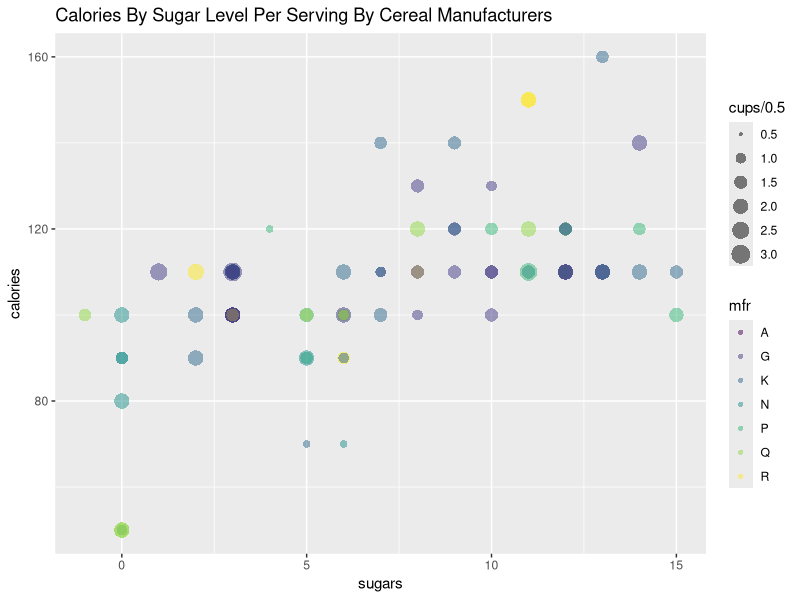
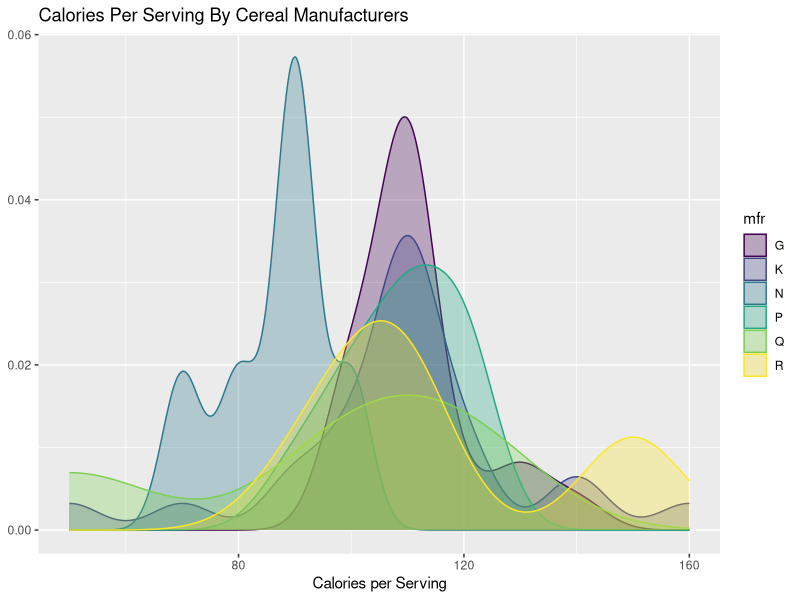
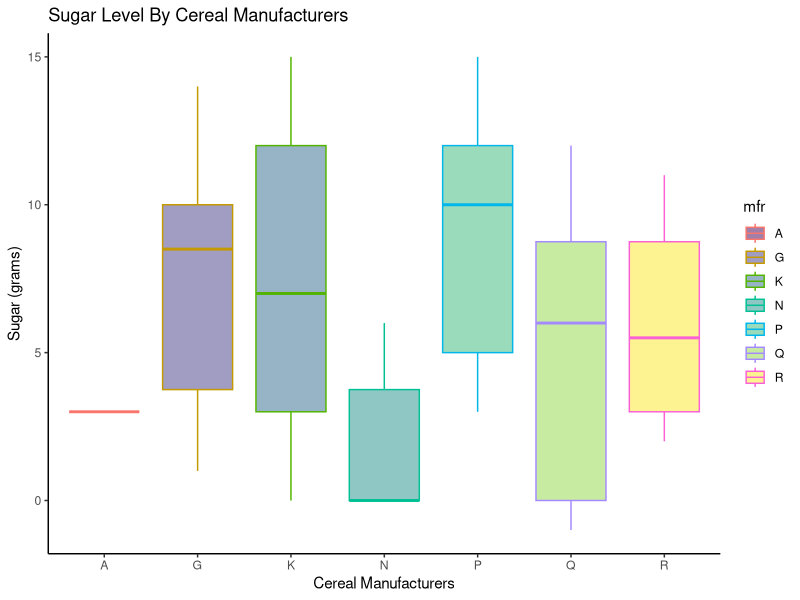

Write the R code that produced these figures, in order.
## ---- chunk 1
#Retain this code chunk!!!
library(knitr)
knitr::opts_chunk$set(echo = TRUE, message=FALSE, warning=FALSE)

## ---- chunk 2
#print(getwd()) #Get and print current working directory.
#setwd("C:/Users/syschulz/Documents/GitHub/HW1_Schulz_Sherry") #Set Current working directory.
#read.csv("cereal.csv")
cereal<-read.csv("cereal.csv")
## ---- chunk 3
#Loading packages needed:
library(ggplot2)
#install.packages("viridisLite")
library(viridisLite)
## ---- chunk 4
cereal_plot<-ggplot(data = cereal, mapping=aes(x=sugars, y=calories, color=mfr))+
  geom_point(aes(size=cups/0.5),alpha=.5,shape=16)+
  ggtitle("Calories By Sugar Level Per Serving By Cereal Manufacturers")
cereal_plot<-cereal_plot+scale_color_viridis_d()
cereal_plot
## ---- chunk 5
calories_plot<-ggplot(subset(cereal, mfr!="A"), aes(x = calories, color = mfr, fill=mfr))+
  geom_density(alpha = 0.3)+
  scale_color_viridis_d()+
  scale_fill_viridis_d()+
  xlab("Calories per Serving")+
  ylab(NULL)+
  ggtitle("Calories Per Serving By Cereal Manufacturers")
calories_plot
## ---- chunk 6
sugar_plot<-ggplot(data = cereal, mapping=aes(x=mfr, y= sugars, color=mfr, fill=mfr))+
  theme_classic()+
  geom_boxplot()+
  scale_fill_viridis_d(alpha=0.5, aesthetics = "fill")+
  ggtitle("Sugar Level By Cereal Manufacturers")+
  xlab("Cereal Manufacturers")+
  ylab("Sugar (grams)")
sugar_plot
